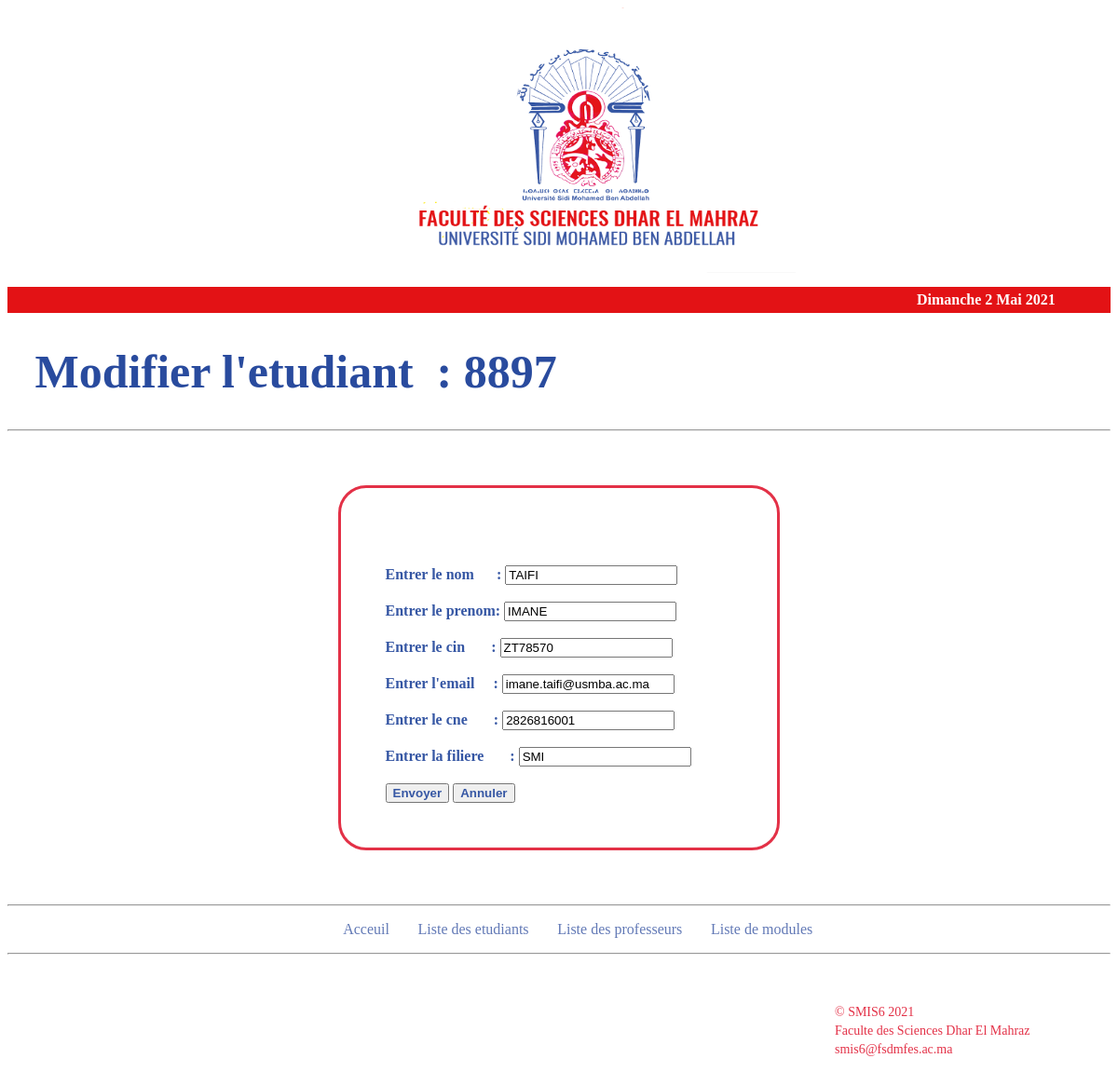
/website/html/modify_student.php?codeE=8897, run on the app's committed database.
### tables this page shows
CREATE TABLE `etudiants` (
  `code_etudiant` int(6) NOT NULL,
  `nom` varchar(100) NOT NULL,
  `prenom` varchar(100) NOT NULL,
  `cin` varchar(10) NOT NULL,
  `email` varchar(100) NOT NULL,
  `cne` varchar(14) NOT NULL,
  `id_filiere` varchar(4) NOT NULL
);

### website/html/templates/data.php (called while the page is built, shortened)
<?php
require('config.php');
$sql = 'SELECT * FROM etudiants;';
$result = mysqli_query($conn,$sql);
$etudiants = [];
while($etudiant = mysqli_fetch_assoc($result)){
	$etudiants[] = $etudiant;
}
function getStudentByCode($code){
	global $etudiants;
	foreach ($etudiants as $etudiant) {
			if ($code == $etudiant['code_etudiant']) {
				return $etudiant;
			}
		}
}
?>

### website/html/modify_student.php (the view, shortened to what this page needs)
<?php
require('templates/data.php');
if (isset($_GET['codeE'])) {
	$codeE = $_GET['codeE'];
    $etudiant=getStudentByCode($codeE);
}
?>
<!DOCTYPE html>
<html lang="en">
<head>
    <link rel="stylesheet" type="text/css" href="../css/style.css">
</head>
<body>
<header id="mainHeader">
<?php
include("templates/header.php");
?>
	<div id="main">
		<h1>Modifier l'etudiant&nbsp&nbsp: <?=$etudiant['code_etudiant']?></h1>
	</div>
	<hr>
</header>
<section>
	<div class="form">
	<form class="myForm" action="update_student.php" id="form" method="POST">
			<input type="hidden" id="code" name="code" value ="<?=$etudiant['code_etudiant']?>" ><br>
            <br>
			<label>Entrer le nom &nbsp &nbsp &nbsp:</label>
			<input type="text" id="nom"name="nom"  value = "<?=$etudiant['nom']?>" required><br>
			<br>
			<label>Entrer le prenom:</label>
			<input type="text" id="prenom" name="prenom" value = "<?=$etudiant['prenom']?>" required><br>
			<br>
			<label>Entrer le cin  &nbsp &nbsp &nbsp :</label>
			<input type="text" id="cin" name="cin" placeholder="Entrer le cin ici" value = "<?=$etudiant['cin']?>" required> <br>
            <br>
			<label>Entrer l'email  &nbsp &nbsp :</label>
			<input type="text" id="email" name="email"  value = "<?=$etudiant['email']?>" required> <br><br>
			<label>Entrer le cne  &nbsp &nbsp &nbsp :</label>
			<input type="text" id="cne" name="cne" placeholder="Entrer le cne ici" value = "<?=$etudiant['cne']?>" required> <br><br>
			<label>Entrer la filiere  &nbsp &nbsp &nbsp :</label>
			<input type="text" id="cne" name="id_filiere" placeholder="Entrer le cne ici" value = "<?=$etudiant['id_filiere']?>" required> <br>
			<br>
			<input type="submit" id="submit" name="envoyer" value="Envoyer">
			<input type="reset" name="annuler" value="Annuler">
		</form>
	</div>
	<hr>
</section>
<?php
require('templates/nav.php');
 ?>
<hr>
<?php
require('templates/footer.php');
 ?>
</body>
</html>

### website/css/style.css (style rules this page uses)
body { background-color: #ffffff; }
h1 { color: #294B9E; text-shadow: currentColor; font-size: 50px; padding-left: 2.5%; }
label,input[type="submit"],input[type="reset"] { color: #3657A4; font-weight: bold; }
.form { padding-top: 50px; padding-bottom: 50px; padding-left:30%; padding-right:30%; }
.myForm { border: solid; border-radius: 30px; border-color: #E33147; padding:10%; }

### data on the page
etudiants: code_etudiant "8897", nom "TAIFI", prenom "IMANE", cin "ZT78570", email "imane.taifi@usmba.ac.ma", cne "2826816001", id_filiere "SMI"

### other printed values
$ln["jour"][$jour_de_la_semaine] "Dimanche"
$jour_du_mois "2"
$ln["mois"][$mois] "Mai"
$annee "2021"
